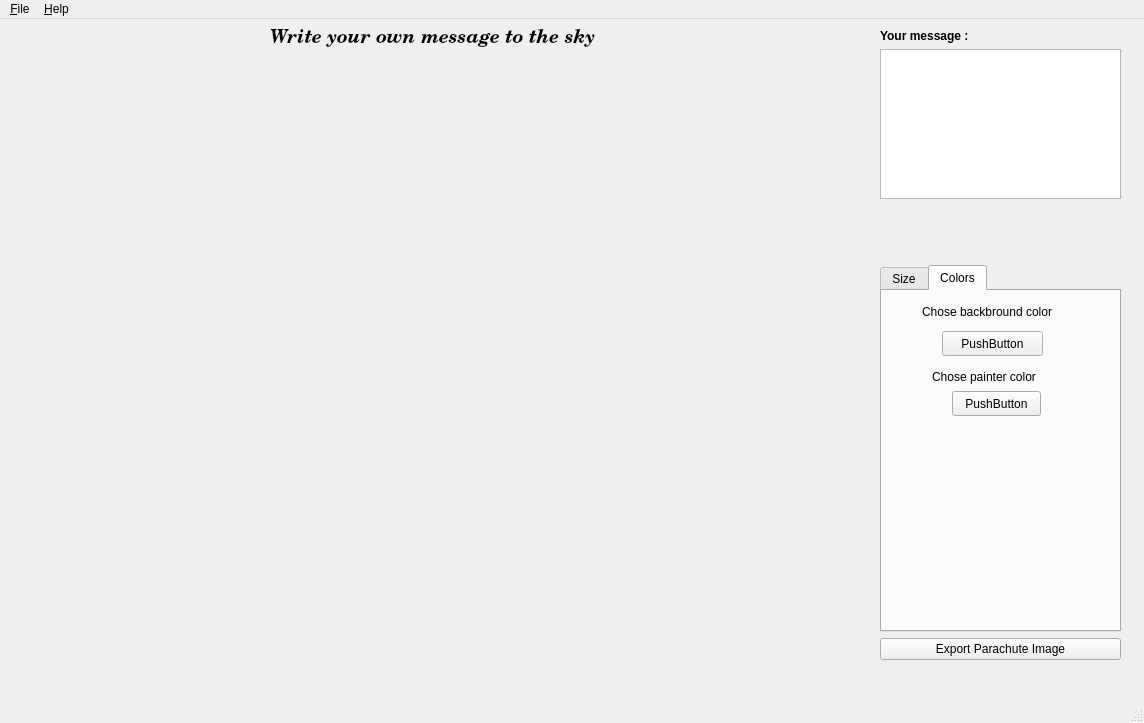
<?xml version="1.0" encoding="UTF-8"?>
<ui version="4.0">
 <class>MainWindow</class>
 <widget class="QMainWindow" name="MainWindow">
  <property name="geometry">
   <rect>
    <x>0</x>
    <y>0</y>
    <width>1144</width>
    <height>723</height>
   </rect>
  </property>
  <property name="minimumSize">
   <size>
    <width>1144</width>
    <height>723</height>
   </size>
  </property>
  <property name="maximumSize">
   <size>
    <width>1144</width>
    <height>723</height>
   </size>
  </property>
  <property name="windowTitle">
   <string>Message in a Parachute</string>
  </property>
  <property name="windowIcon">
   <iconset>
    <normaloff>../icons/parachuting.png</normaloff>../icons/parachuting.png</iconset>
  </property>
  <widget class="QWidget" name="centralwidget">
   <widget class="QWidget" name="verticalLayoutWidget">
    <property name="geometry">
     <rect>
      <x>880</x>
      <y>10</y>
      <width>241</width>
      <height>631</height>
     </rect>
    </property>
    <layout class="QVBoxLayout" name="verticalLayout">
     <property name="sizeConstraint">
      <enum>QLayout::SetMaximumSize</enum>
     </property>
     <item>
      <widget class="QLabel" name="label">
       <property name="font">
        <font>
         <weight>75</weight>
         <bold>true</bold>
        </font>
       </property>
       <property name="text">
        <string>Your message : </string>
       </property>
      </widget>
     </item>
     <item>
      <widget class="QTextEdit" name="messageEdit">
       <property name="maximumSize">
        <size>
         <width>16777215</width>
         <height>150</height>
        </size>
       </property>
       <property name="cursor" stdset="0">
        <cursorShape>IBeamCursor</cursorShape>
       </property>
       <property name="tabStopWidth">
        <number>80</number>
       </property>
      </widget>
     </item>
     <item>
      <spacer name="verticalSpacer">
       <property name="orientation">
        <enum>Qt::Vertical</enum>
       </property>
       <property name="sizeType">
        <enum>QSizePolicy::Fixed</enum>
       </property>
       <property name="sizeHint" stdset="0">
        <size>
         <width>20</width>
         <height>60</height>
        </size>
       </property>
      </spacer>
     </item>
     <item>
      <widget class="QTabWidget" name="tabWidget">
       <property name="currentIndex">
        <number>1</number>
       </property>
       <widget class="QWidget" name="tab_1">
        <attribute name="title">
         <string>Size</string>
        </attribute>
        <widget class="QWidget" name="verticalLayoutWidget_2">
         <property name="geometry">
          <rect>
           <x>0</x>
           <y>0</y>
           <width>231</width>
           <height>162</height>
          </rect>
         </property>
         <layout class="QVBoxLayout" name="verticalLayout_2">
          <item>
           <widget class="QLabel" name="label_2">
            <property name="font">
             <font>
              <weight>75</weight>
              <bold>true</bold>
             </font>
            </property>
            <property name="text">
             <string>Number of tracks : </string>
            </property>
           </widget>
          </item>
          <item>
           <widget class="QSlider" name="sliderTracks">
            <property name="minimum">
             <number>1</number>
            </property>
            <property name="maximum">
             <number>10</number>
            </property>
            <property name="value">
             <number>5</number>
            </property>
            <property name="orientation">
             <enum>Qt::Horizontal</enum>
            </property>
            <property name="tickPosition">
             <enum>QSlider::TicksAbove</enum>
            </property>
            <property name="tickInterval">
             <number>1</number>
            </property>
           </widget>
          </item>
          <item>
           <widget class="QSpinBox" name="spinTracks">
            <property name="minimum">
             <number>1</number>
            </property>
            <property name="maximum">
             <number>10</number>
            </property>
            <property name="value">
             <number>5</number>
            </property>
           </widget>
          </item>
          <item>
           <widget class="QLabel" name="label_3">
            <property name="font">
             <font>
              <weight>75</weight>
              <bold>true</bold>
             </font>
            </property>
            <property name="text">
             <string>Number of sectors :</string>
            </property>
           </widget>
          </item>
          <item>
           <widget class="QSlider" name="sliderSectors">
            <property name="minimum">
             <number>7</number>
            </property>
            <property name="maximum">
             <number>42</number>
            </property>
            <property name="singleStep">
             <number>7</number>
            </property>
            <property name="pageStep">
             <number>7</number>
            </property>
            <property name="value">
             <number>21</number>
            </property>
            <property name="tracking">
             <bool>false</bool>
            </property>
            <property name="orientation">
             <enum>Qt::Horizontal</enum>
            </property>
            <property name="invertedControls">
             <bool>false</bool>
            </property>
            <property name="tickPosition">
             <enum>QSlider::TicksAbove</enum>
            </property>
            <property name="tickInterval">
             <number>7</number>
            </property>
           </widget>
          </item>
          <item>
           <widget class="QSpinBox" name="spinSectors">
            <property name="minimum">
             <number>7</number>
            </property>
            <property name="maximum">
             <number>42</number>
            </property>
            <property name="singleStep">
             <number>7</number>
            </property>
            <property name="value">
             <number>21</number>
            </property>
           </widget>
          </item>
         </layout>
        </widget>
       </widget>
       <widget class="QWidget" name="tab_2">
        <attribute name="title">
         <string>Colors</string>
        </attribute>
        <widget class="QLabel" name="label_4">
         <property name="geometry">
          <rect>
           <x>40</x>
           <y>0</y>
           <width>211</width>
           <height>41</height>
          </rect>
         </property>
         <property name="text">
          <string>Chose backbround color</string>
         </property>
        </widget>
        <widget class="ColorButton" name="backgroundButton">
         <property name="geometry">
          <rect>
           <x>60</x>
           <y>40</y>
           <width>101</width>
           <height>25</height>
          </rect>
         </property>
         <property name="text">
          <string>PushButton</string>
         </property>
        </widget>
        <widget class="QLabel" name="label_6">
         <property name="geometry">
          <rect>
           <x>50</x>
           <y>70</y>
           <width>151</width>
           <height>31</height>
          </rect>
         </property>
         <property name="text">
          <string>Chose painter color</string>
         </property>
        </widget>
        <widget class="ColorButton" name="painterButton">
         <property name="geometry">
          <rect>
           <x>70</x>
           <y>100</y>
           <width>89</width>
           <height>25</height>
          </rect>
         </property>
         <property name="text">
          <string>PushButton</string>
         </property>
        </widget>
       </widget>
      </widget>
     </item>
     <item>
      <widget class="QPushButton" name="imageButton">
       <property name="text">
        <string>Export Parachute Image</string>
       </property>
       <property name="checkable">
        <bool>false</bool>
       </property>
      </widget>
     </item>
    </layout>
   </widget>
   <widget class="QLabel" name="title">
    <property name="geometry">
     <rect>
      <x>270</x>
      <y>10</y>
      <width>481</width>
      <height>18</height>
     </rect>
    </property>
    <property name="sizePolicy">
     <sizepolicy hsizetype="Preferred" vsizetype="Preferred">
      <horstretch>0</horstretch>
      <verstretch>0</verstretch>
     </sizepolicy>
    </property>
    <property name="font">
     <font>
      <family>C059</family>
      <pointsize>14</pointsize>
      <weight>75</weight>
      <italic>true</italic>
      <bold>true</bold>
     </font>
    </property>
    <property name="cursor">
     <cursorShape>SizeAllCursor</cursorShape>
    </property>
    <property name="text">
     <string>Write your own message to the sky</string>
    </property>
    <property name="textFormat">
     <enum>Qt::RichText</enum>
    </property>
    <property name="scaledContents">
     <bool>false</bool>
    </property>
    <property name="wordWrap">
     <bool>false</bool>
    </property>
   </widget>
   <widget class="parachutewidget" name="parachute" native="true">
    <property name="geometry">
     <rect>
      <x>270</x>
      <y>60</y>
      <width>301</width>
      <height>301</height>
     </rect>
    </property>
    <property name="autoFillBackground">
     <bool>false</bool>
    </property>
   </widget>
   <widget class="binarywidget" name="binary" native="true">
    <property name="geometry">
     <rect>
      <x>100</x>
      <y>500</y>
      <width>671</width>
      <height>151</height>
     </rect>
    </property>
   </widget>
  </widget>
  <widget class="QStatusBar" name="statusbar"/>
  <widget class="QMenuBar" name="menubar">
   <property name="geometry">
    <rect>
     <x>0</x>
     <y>0</y>
     <width>1144</width>
     <height>23</height>
    </rect>
   </property>
   <widget class="QMenu" name="menu_File">
    <property name="title">
     <string>&amp;File</string>
    </property>
    <addaction name="action_New"/>
    <addaction name="action_Open"/>
    <addaction name="action_Save"/>
    <addaction name="separator"/>
    <addaction name="action_Quit"/>
    <addaction name="separator"/>
   </widget>
   <widget class="QMenu" name="menu_About">
    <property name="title">
     <string>&amp;Help</string>
    </property>
    <addaction name="action_about"/>
   </widget>
   <addaction name="menu_File"/>
   <addaction name="menu_About"/>
  </widget>
  <action name="action_New">
   <property name="icon">
    <iconset>
     <normaloff>../icons/document-new.png</normaloff>../icons/document-new.png</iconset>
   </property>
   <property name="text">
    <string>&amp;New...</string>
   </property>
   <property name="shortcut">
    <string>Ctrl+N</string>
   </property>
  </action>
  <action name="action_Save">
   <property name="icon">
    <iconset>
     <normaloff>../icons/document-save.png</normaloff>../icons/document-save.png</iconset>
   </property>
   <property name="text">
    <string>&amp;Save As...</string>
   </property>
   <property name="shortcut">
    <string>Ctrl+S</string>
   </property>
  </action>
  <action name="action_Quit">
   <property name="icon">
    <iconset>
     <normaloff>../icons/logout.png</normaloff>../icons/logout.png</iconset>
   </property>
   <property name="text">
    <string>&amp;Quit</string>
   </property>
   <property name="shortcut">
    <string>Ctrl+Q</string>
   </property>
  </action>
  <action name="action_About">
   <property name="text">
    <string>&amp;About...</string>
   </property>
   <property name="shortcut">
    <string>Ctrl+A</string>
   </property>
  </action>
  <action name="action_Open">
   <property name="icon">
    <iconset>
     <normaloff>../icons/document-open.png</normaloff>../icons/document-open.png</iconset>
   </property>
   <property name="text">
    <string>&amp;Open...</string>
   </property>
   <property name="shortcut">
    <string>Ctrl+O</string>
   </property>
  </action>
  <action name="action_about">
   <property name="text">
    <string>About</string>
   </property>
  </action>
 </widget>
 <customwidgets>
  <customwidget>
   <class>binarywidget</class>
   <extends>QWidget</extends>
   <header>binarywidget.h</header>
   <container>1</container>
  </customwidget>
  <customwidget>
   <class>parachutewidget</class>
   <extends>QWidget</extends>
   <header>parachutewidget.h</header>
   <container>1</container>
  </customwidget>
  <customwidget>
   <class>ColorButton</class>
   <extends>QPushButton</extends>
   <header>colorbutton.h</header>
  </customwidget>
 </customwidgets>
 <resources/>
 <connections>
  <connection>
   <sender>action_Quit</sender>
   <signal>triggered()</signal>
   <receiver>MainWindow</receiver>
   <slot>close()</slot>
   <hints>
    <hint type="sourcelabel">
     <x>-1</x>
     <y>-1</y>
    </hint>
    <hint type="destinationlabel">
     <x>399</x>
     <y>299</y>
    </hint>
   </hints>
  </connection>
 </connections>
</ui>
